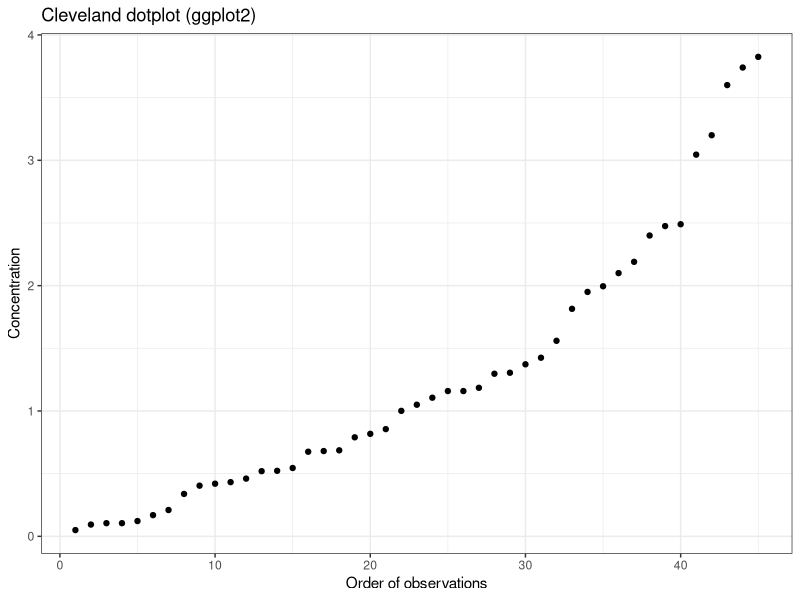
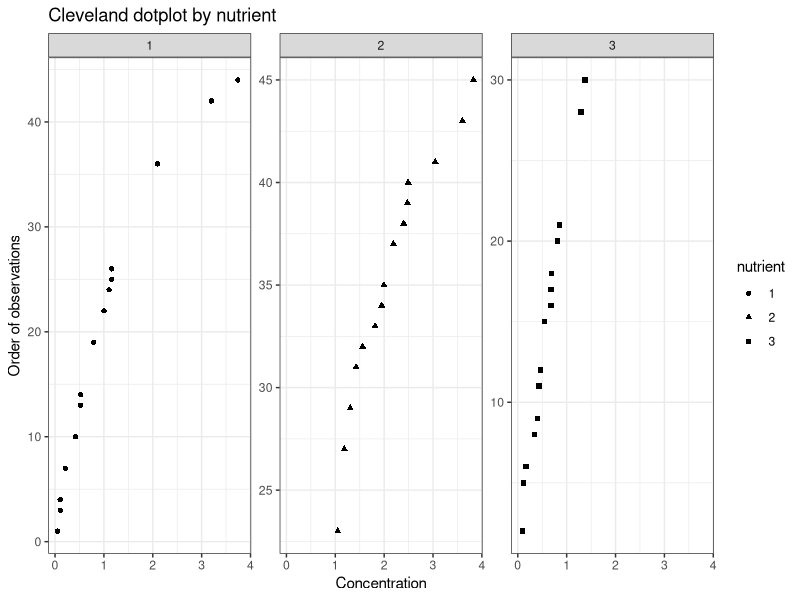
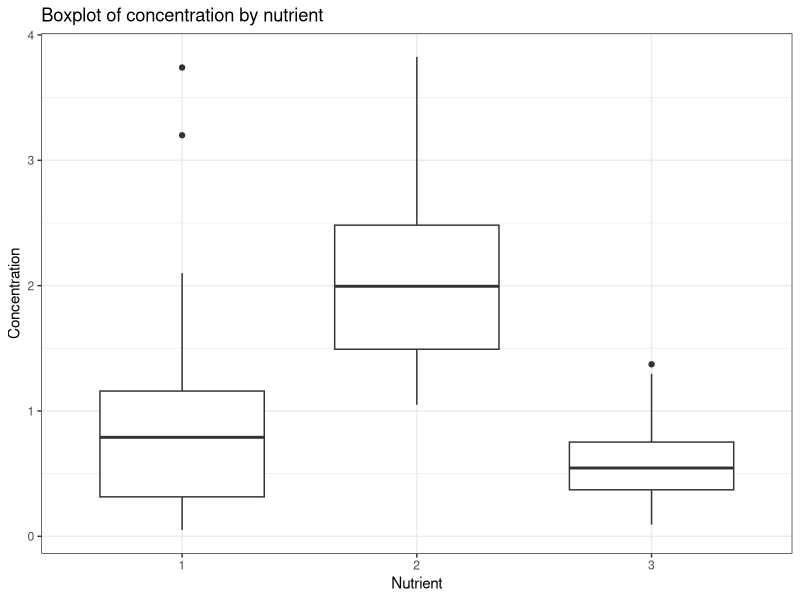
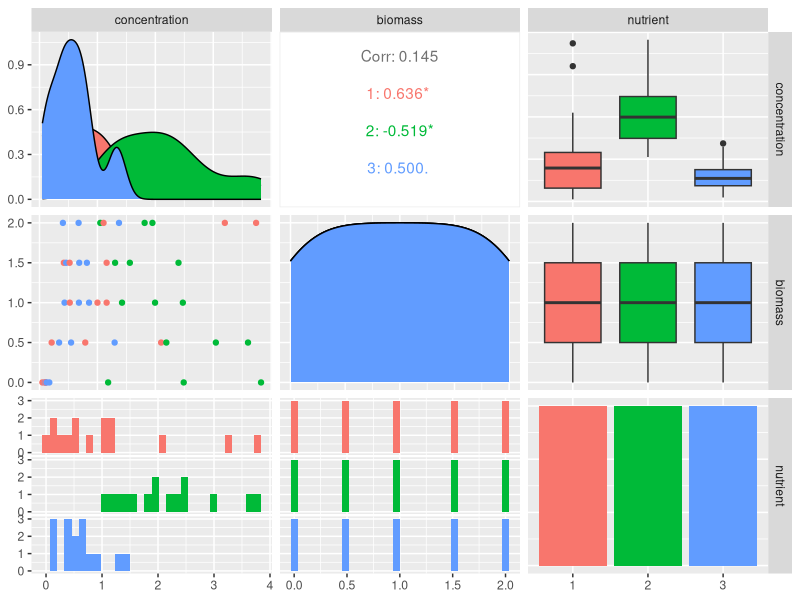
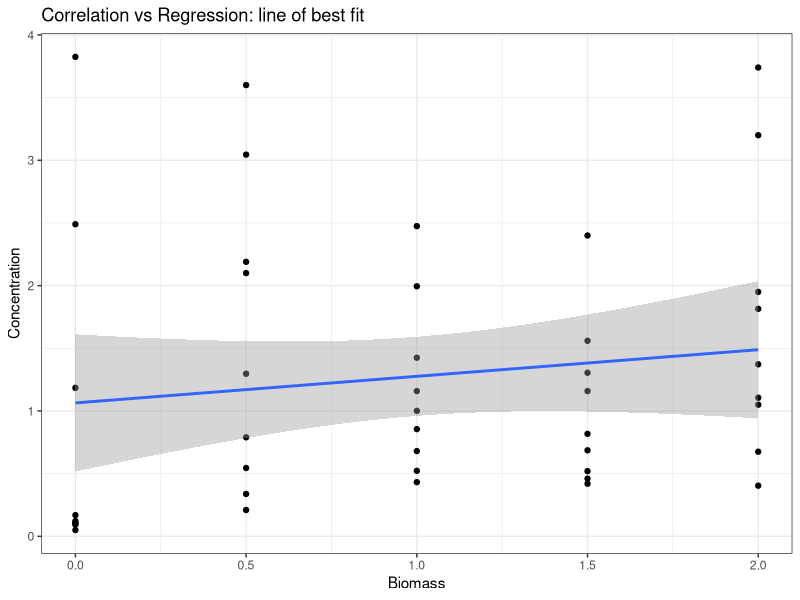
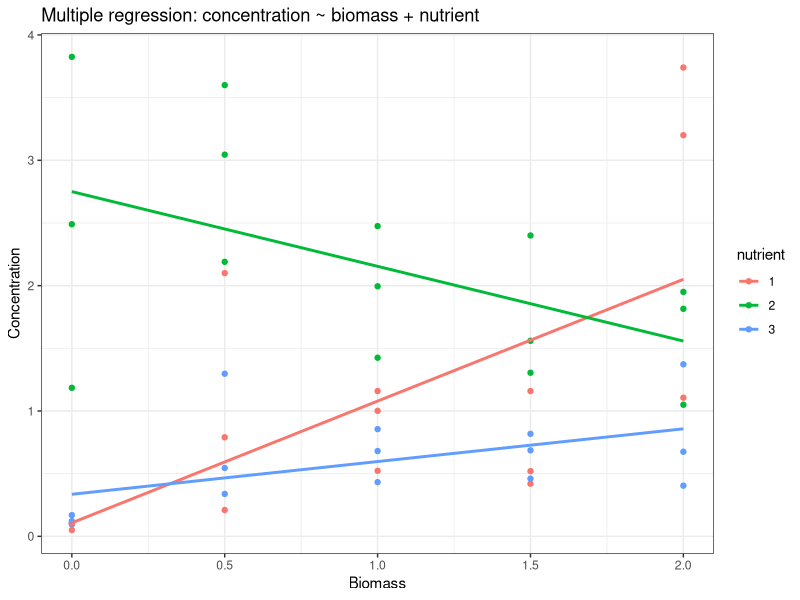
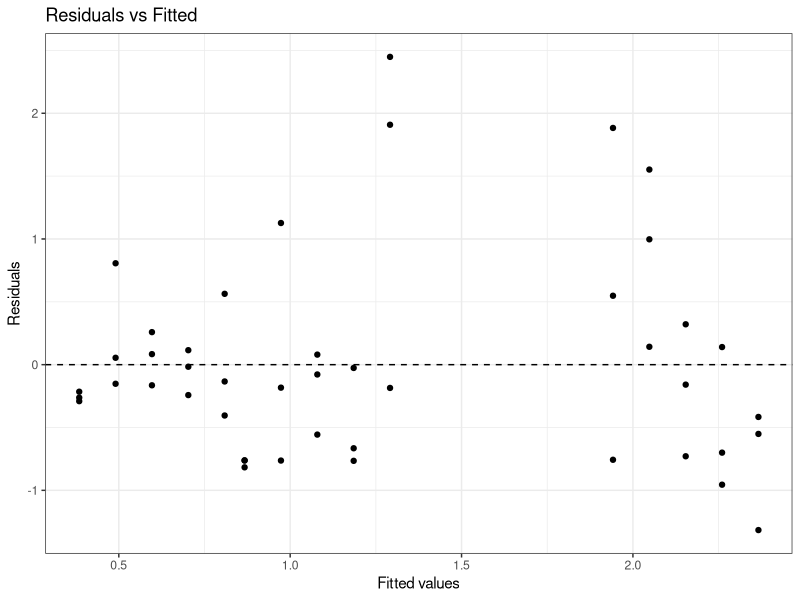
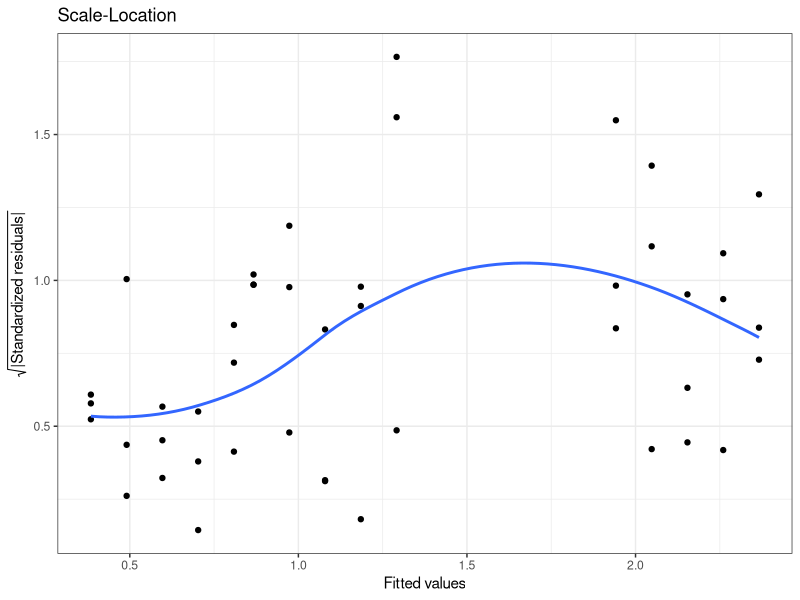

Recreate these plots in R, in order.
## ---- chunk 1
knitr::opts_chunk$set(echo = TRUE, error = TRUE)
# Suggested packages for this practical (ggplot2-only plotting)
# install.packages(c("AED", "ggplot2", "GGally", "broom", "dplyr"))
library(tidyverse)
library(ggplot2)
library(dplyr)
library(broom)
library(GGally)   # for ggpairs (ggplot2-based pairplot)
# Let's read the data right way 
Nereis <- read_table("Nereis.txt")
## ---- chunk 2
## Load the Dataset Read the data using the correct delimiter (here, tab-delimited): 
Nereis <- read_delim("Nereis.txt",
                          delim = "\t",
                          col_names = TRUE,
                          na = c("", "NA")
                          )
Nereis # tells this is a table

## Check Your Data Preview and summarise your data:
head(Nereis)      # Shows the first few rows
str(Nereis)       # Shows the structure
summary(Nereis)   # Gives summary statistics


## ---- chunk 3
### Create a variable named obs that has the row number for a observation
Nereis <- Nereis |> arrange(concentration) |> mutate(obs = row_number()) # use row_number() to tell which number of observation, so I can check for outliers in concentration
Nereis
### Make the Cleveland dotplot
ggplot(Nereis, aes(x = obs, y = concentration )) +
geom_point() +
   #coord_flip() +
   labs(x = "Order of observations", y = "Concentration",
        title = "Cleveland dotplot (ggplot2)") +
   theme_bw()
## ---- chunk 4
### Turn the variable nutrient into a factor
Nereis <- Nereis |> mutate(nutrient = as.factor(nutrient)) #to say that it is a class and not a number
Nereis$nutrient

#can also do this:
# factor(Nereis$nutrient,
#        levels=1:3,
#        labels=c("low","medium","high"))

summary(Nereis) # now it shows 15 observation per level

### Make the Cleveland dotplot
 ggplot(Nereis, aes(x = obs , y = concentration )) +
   geom_point(aes(shape = nutrient)) +
   coord_flip() +
   facet_wrap(~ nutrient, # grouping by nutrient treatment 
              scales = "free_y") +
   labs(x = "Order of observations", y = "Concentration",
        title = "Cleveland dotplot by nutrient") +
   theme_bw()
## ---- chunk 5
ggplot(Nereis, aes(x = nutrient, y = concentration )) +
  geom_boxplot(width = 0.7) +
  labs(x = "Nutrient", y = "Concentration",
       title = "Boxplot of concentration by nutrient") +
  theme_bw()
## ---- chunk 6
GGally::ggpairs(
  Nereis |> select(concentration, #concentration
                   biomass, #biomass
                   nutrient),#nutrient
  mapping = aes(colour = nutrient),
  columns = 1:3)
## ---- chunk 7
### Compute the correlation
cor(Nereis$concentration , #concentration,
    Nereis$biomass , #biomass,
    use = "complete.obs")

### Simple regression fit:
mod_simple <- lm(concentration ~ biomass,
                 data = Nereis)
summary(mod_simple)

### Plot data + fitted line (ggplot2):
ggplot(Nereis, aes(x = biomass,
                   y = concentration)) +
  geom_point() +
  geom_smooth(method = "lm", se = TRUE) +
  labs(title = "Correlation vs Regression: line of best fit",
       x = "Biomass", y = "Concentration") +
  theme_bw()

## ---- chunk 8

### Build the simple regresion
mod_simple <- lm( concentration ~ biomass , data = Nereis)

### Extract the model coefficients
summary(mod_simple)$coef

broom::tidy(mod_simple)

knitr::kable(summary(mod_simple)$coef)

### Extract the model performance metrics (R-sqr, adj-R-sqr, AIC, BIC, F-test)
str(summary(mod_simple))

r.squared = summary(mod_simple)$r.squared
adj.r.squared = summary(mod_simple)$adj.r.squared
AIC = AIC(mod_simple)
BIC = BIC(mod_simple)
Ftest = summary(mod_simple)$fstatistic 

## ---- chunk 9

### Build the simple regresion
mod_multi <- lm(concentration ~ biomass + nutrient, data = Nereis)

### Get the summary of the model
summary(mod_multi)

### Extract the model coefficients
summary(mod_multi)$coef

### Extract the model performance metrics (R-sqr, adj-R-sqr, AIC, BIC, F-test)
r.squared = summary(mod_multi)$r.squared
adj.r.squared = summary(mod_multi)$adj.r.squared
AIC = AIC(mod_multi)
BIC = BIC(mod_multi)
Ftest = summary(mod_multi)$fstatistic 
## ---- chunk 10

### Plot the relations between concentration and biomass coulring the points and relations by nutrient
ggplot(Nereis,
       aes(x = biomass, # the contionous covariate
           y = concentration, # The resposne
           colour = nutrient # The grouping variable
           )) +
  geom_point() +
  geom_smooth(method = "lm", se = FALSE) +
  labs(title = "Multiple regression: concentration ~ biomass + nutrient",
       x = "Biomass", y = "Concentration") +
  theme_bw()
## ---- chunk 11

###Crate a Dataset with fitted values, residuals, and standarzied residuals
aug <- Nereis|> mutate(.fitted = predict(mod_multi),## Add the fitted values to Nereis
                    .resid = residuals(mod_multi),## Add the residuals to Nereis
                    .std.resid = rstandard(mod_multi) ## Add the Standarized residuals to Nereis
                    )

### Residuals vs fitted
ggplot(aug, aes(x = .fitted,
                y = .resid)) +
  geom_hline(yintercept = 0, linetype = 2) +
  geom_point() +
  labs(title = "Residuals vs Fitted", x = "Fitted values", y = "Residuals") +
  theme_bw()

### Scale-Location (spread vs fitted): sqrt(|standardized residuals|)
ggplot(aug, aes(x = .fitted,
                y = sqrt(abs(.std.resid)))) +
  geom_point() +
  geom_smooth(se = FALSE) +
  labs(title = "Scale-Location", x = "Fitted values",
       y = expression(sqrt("|Standardized residuals|"))) +
  theme_bw()

# QQ plot (ggplot2)
qq <- augment(mod_multi,
              data = Nereis) |>
  mutate(theoretical = qqnorm(.std.resid, plot.it = FALSE)$x) |>
  mutate(sample = sort(.std.resid))

ggplot(qq, aes(x = theoretical,
               y = sample)) +
  geom_point() +
  geom_abline(slope = 1, intercept = 0, linetype = 2) +
  labs(title = "Normal Q–Q (standardized residuals)",
       x = "Theoretical Quantiles", y = "Sample Quantiles") +
  theme_bw()
## ---- chunk 12
partial_residual_df <- function(mod, data, var){
  stopifnot(var %in% colnames(model.matrix(mod)))
  b <- coef(mod)[var]
  aug <- augment(mod, data = data)
  # For factors, var name in model.matrix includes level; handle numeric var first:
  if(!is.numeric(data[[var]]) && var %in% names(data)){
    stop("This simple helper expects a numeric predictor. For factors, see the next chunk.")
  }
  aug |>
    mutate(
      xj = data[[var]],
      partial_resid = .resid + b * xj
    )
}
## ---- chunk 13
pr_biomass <- partial_residual_df(mod_multi, # Model
                                  Nereis, #Dataset,
                                  "biomass" #Continous variable
                                  )
ggplot(pr_biomass,
       aes(x = xj, # xj,
           y = partial_resid) #partial_resid
           ) +
  geom_point() +
  geom_smooth(method = "lm", se = FALSE) +
  labs(title = "Partial residual plot: biomass",
       x = "Biomass",
       y = expression(epsilon[i] + hat(beta)[biomass] %.% biomass[i])) +
  theme_bw()
## ---- chunk 14

### Build the simple regresion
mod_multi <- lm(concentration ~ biomass + nutrient, data = Nereis)

### Get the summary of the model
summary(mod_multi)

### Extract the model coefficients
broom::tidy(mod_multi)

### Extract the model performance metrics (R-sqr, adj-R-sqr, AIC, BIC, F-test)
broom::glance(mod_multi)
## ---- chunk 15

### Build a model with biomass, nutrient, and its interaction as covariates
mod_multi_full <- lm(concentration ~ biomass * nutrient,
                     data = Nereis)
### Print the summary
summary(mod_multi_full)

### Run a backward parameter selection process using the AIC criteria
mod_step <- step(mod_multi_full,
                 direction = "backward",
                 trace = 0)
#3# Print the summary
summary(mod_step)

### Extract model performance of the reduce model
broom::glance(mod_step)

